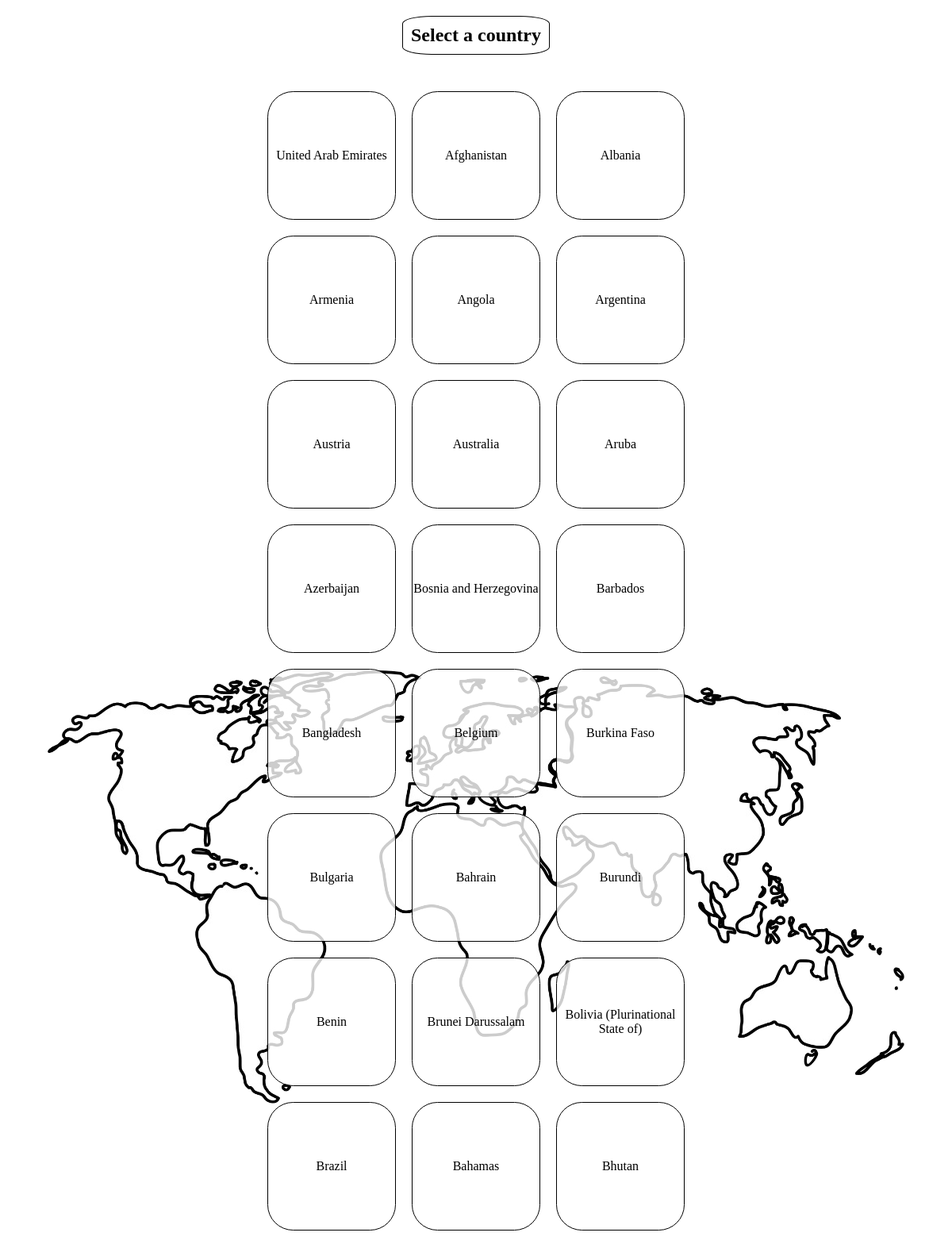
The page / (upper part) on the database its author committed.
### tables this page shows
CREATE TABLE `countries` (
  `country_id` int(11) AUTO_INCREMENT PRIMARY KEY NOT NULL ,
  `name` varchar(52) NOT NULL,
  `capital` varchar(30) DEFAULT NULL,
  `hab_name` varchar(41) DEFAULT NULL,
  `area` varchar(10) DEFAULT NULL,
  `nb_hab` varchar(10) DEFAULT NULL,
  `currency` varchar(39) DEFAULT NULL,
  `language` varchar(26) DEFAULT NULL
);

### index.php (the view, shortened to what this page needs)
<?php
    include_once 'includes/dbh.inc.php';
?>
<!DOCTYPE html>
<html lang="en">
<head>
    <link rel="stylesheet" href="styles/styles.css">
</head>
<body>
    <div id="wrapper">
        <h2>Select a country</h2>
        <?php
            $sql = "SELECT name FROM countries;";
            $result = mysqli_query($conn, $sql);
            $resultCheck = mysqli_num_rows($result);
            if ($resultCheck > 0) {
                echo "<ul id=\"chooseCountry\">";
                while ($row = mysqli_fetch_assoc($result)) {
                    echo "<a href=\"country.php?name=" . $row['name'] . "\"><li id=\"country\"> ". $row['name'] .  "</li></a>";
                }
                echo "</ul>";
            }
        ?>
    </div>
</body>
</html>

### styles/styles.css (style rules this page uses)
body { margin: 0px; padding: 0px; background-attachment: fixed; background-image: url(../img/maps/mapWorld3.png); background-size: 90%; background-repeat: no-repeat; background-position-x: center; background-position-y: 10%; }
h2 { text-align: center; background-color: white; border: 1px black solid; border-radius: 20%; padding: 10px; }
a { text-decoration: none; color: black; margin: 10px; }
#wrapper { display: flex; flex-direction: column ; justify-content: center; align-items: center; }
#chooseCountry { text-align: center; display: flex; flex-direction: row; flex-wrap: wrap; width: 60%; justify-content: center; padding: 0; }
#country { width: 20vh; height: 20vh; border: 1px solid black; border-radius: 20% ; background-color: rgba(255, 255, 255,0.8); display: table-cell; vertical-align: middle; }
ul { list-style: none; }

### rows shown on the page
countries: name "United Arab Emirates"
countries: name "Afghanistan"
countries: name "Albania"
countries: name "Armenia"
countries: name "Angola"
countries: name "Argentina"
countries: name "Austria"
countries: name "Australia"
countries: name "Aruba"
countries: name "Azerbaijan"
countries: name "Bosnia and Herzegovina"
countries: name "Barbados"
countries: name "Bangladesh"
countries: name "Belgium"
countries: name "Burkina Faso"
countries: name "Bulgaria"
countries: name "Bahrain"
countries: name "Burundi"
countries: name "Benin"
countries: name "Brunei Darussalam"
countries: name "Bolivia (Plurinational State of)"
countries: name "Brazil"
countries: name "Bahamas"
countries: name "Bhutan"
